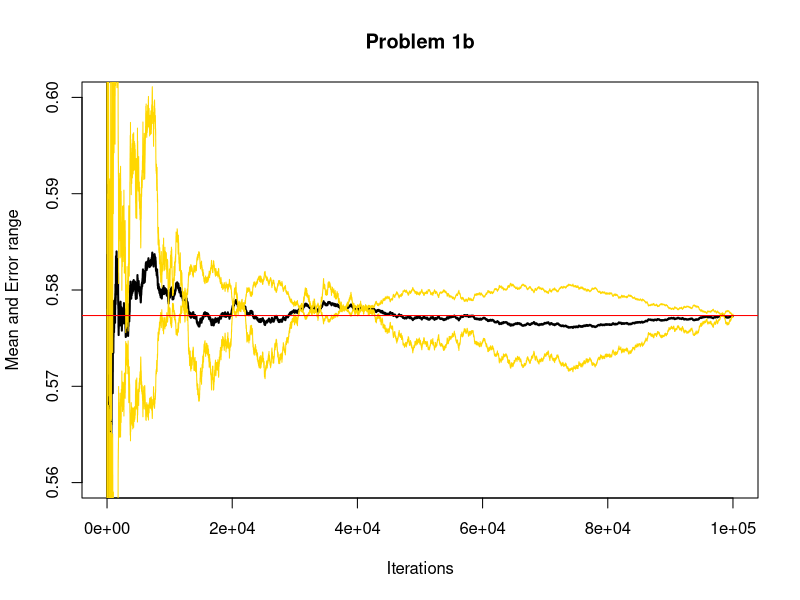
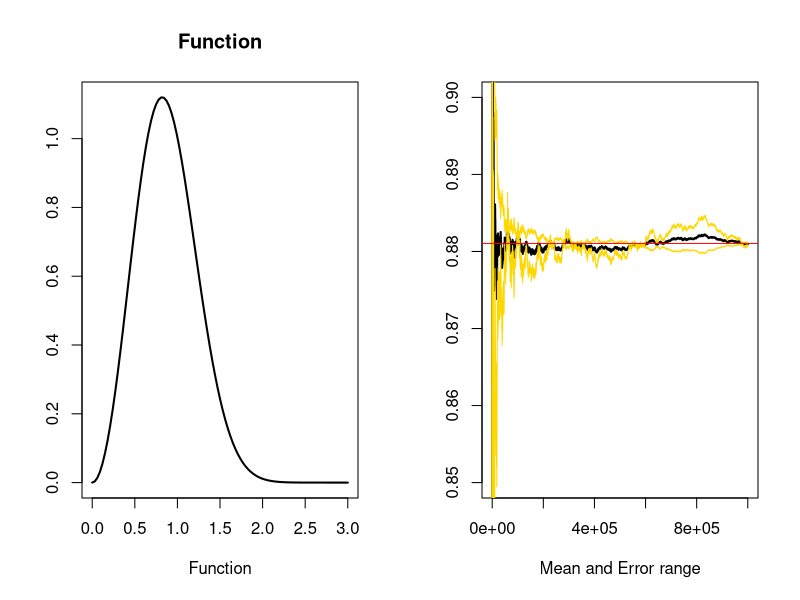
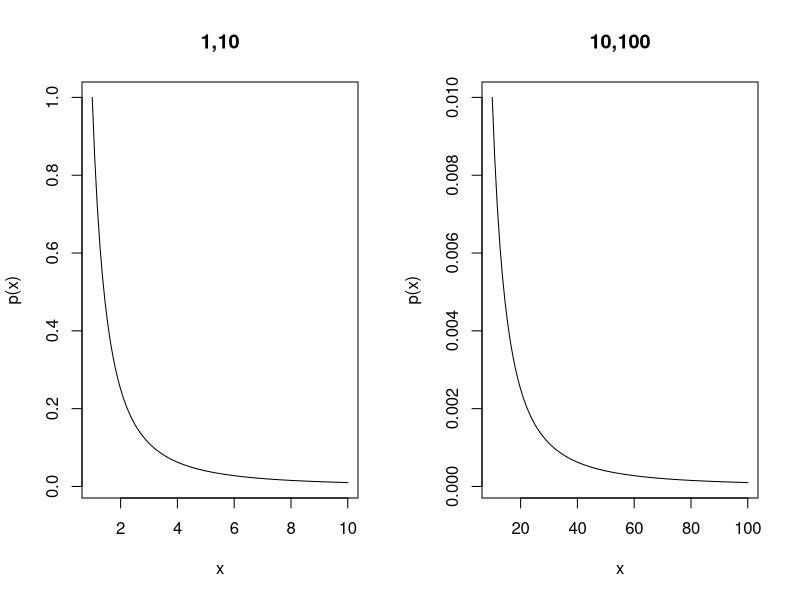
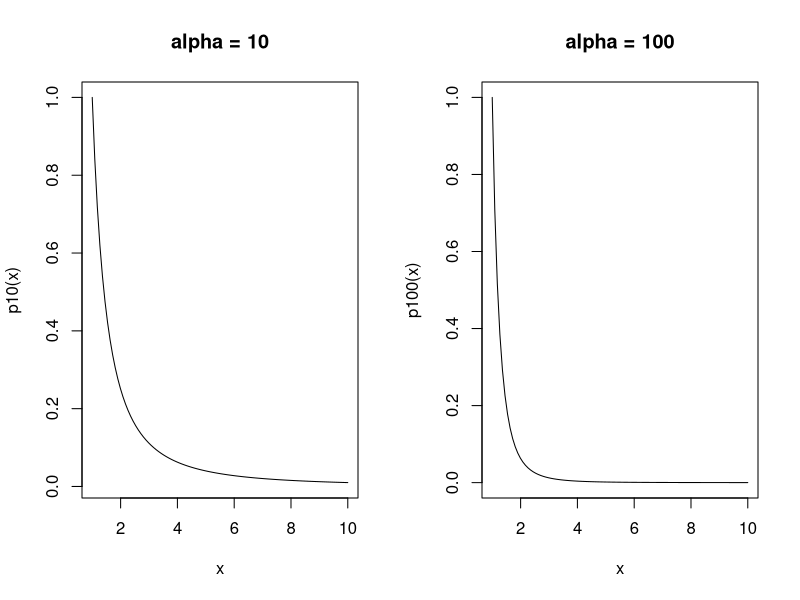

Reproduce these figures in R, in order.
## ---- chunk 1
Sys.setenv(HTTP_PROXY = "c1proxy.frb.org:8080")
Sys.setenv(HTTPS_PROXY = "c1proxy.frb.org:8080")
Sys.setenv(SPARK_HOME = "/usr/hdp/current/spark2-client")
Sys.setenv(SPARK_CONF_DIR= "/usr/hdp/current/spark2-client/conf/")

library(knitr)
library(rmarkdown)
library(expm)
library(rmutil)
library(mnormt)

knitr::opts_chunk$set(echo = TRUE)
## ---- chunk 2
  ## Set the function
    h <- function(x){
      exp(-x^2)
    }
    
  ## Integrate - find the true mean in this case given by problem
    truemean <- function(s){
      1/(sqrt(2*s^2+1))
    }
    truemean(1)
  
  ## Sampling
    # Set Nsim 
      Nsim <- 10^5
    # Generate uniform
      x <- rnorm(Nsim)
    # Evaluate h(x)
      hx <- h(x) 
    # Average of hx
      estint <- cumsum(hx)/(1:Nsim)
    # Get the variation from the true mean for everyvalue of hx
      esterr <- sqrt(cumsum(hx-estint)^2)/(1:Nsim)
  
  ## Graph
  #par(mar=c(2,2,2,1),mfrow=c(1,2))
  #curve(h,xlab="Function",ylab="",lwd=2)
  plot(estint, type='l',lwd=2,
       xlab="Iterations",ylab="Mean and Error range", main="Problem 1b",
       ylim=c(0.56,0.6))
  
  lines(estint+3*esterr,col="gold",lwd=1)
  lines(estint-3*esterr,col="gold",lwd=1)
  abline(h=truemean(1),col = "red")
  
## ---- chunk 3
###
  # Set the function
    f <- function(x){
    3.852985*exp((-x^2*sqrt(x)))*(sin(x)^2)
    }
    
  # Set sim 
    Nsim <- 10^6
  # Generate g(x) - use exponential because of the previous exercise? (3.13)
    x <- rexp(Nsim)
  # Evaluate h(x)
    fx <- f(x) 
  # Get the density weight [f(x)/g(x)]
    w <- f(x)/dexp(x)
  # Compute the h function
    h <- w * x
    #max(h)
    
  # Average of hx
    estint <- cumsum(h)/(1:Nsim)
  # Get the variation from the true mean for everyvalue of hx
    esterr <- sqrt(cumsum(h-estint)^2)/(1:Nsim)
  # Mean & Variance
      print(paste0("The function has a mean of ",mean(estint)," and a variance of ",var(estint)))
      
        
  ## Graph
    par(mfrow=c(1,2))
    curve(f,xlab="Function",ylab="",main="Function", xlim=c(0,3),lwd=2)  
    plot(estint, xlab="Mean and Error range",ylab="",type='l',lwd=2,
         ylim=c(0.85,0.9))
    lines(estint+2*esterr,col="gold",lwd=1)
    lines(estint-2*esterr,col="gold",lwd=1)
    abline(h=mean(estint), col = "red")
   
## ---- chunk 4
  ## P(X>3) 
      sum(as.numeric(h>3))/Nsim
      
## ---- chunk 5
p <- function(x){
  x^(-2)
}

par(mfrow=c(1,2))
curve(p,xlim=c(1,10),main="1,10")
curve(p,xlim=c(10,100),main="10,100")

## ---- chunk 6
p10 <- function(x){
  x^(-2)
}

p100 <- function(x){
  x^(-4)
}


par(mfrow=c(1,2))
curve(p10,xlim=c(1,10),main="alpha = 10")
curve(p100,xlim=c(1,10),main="alpha = 100")
